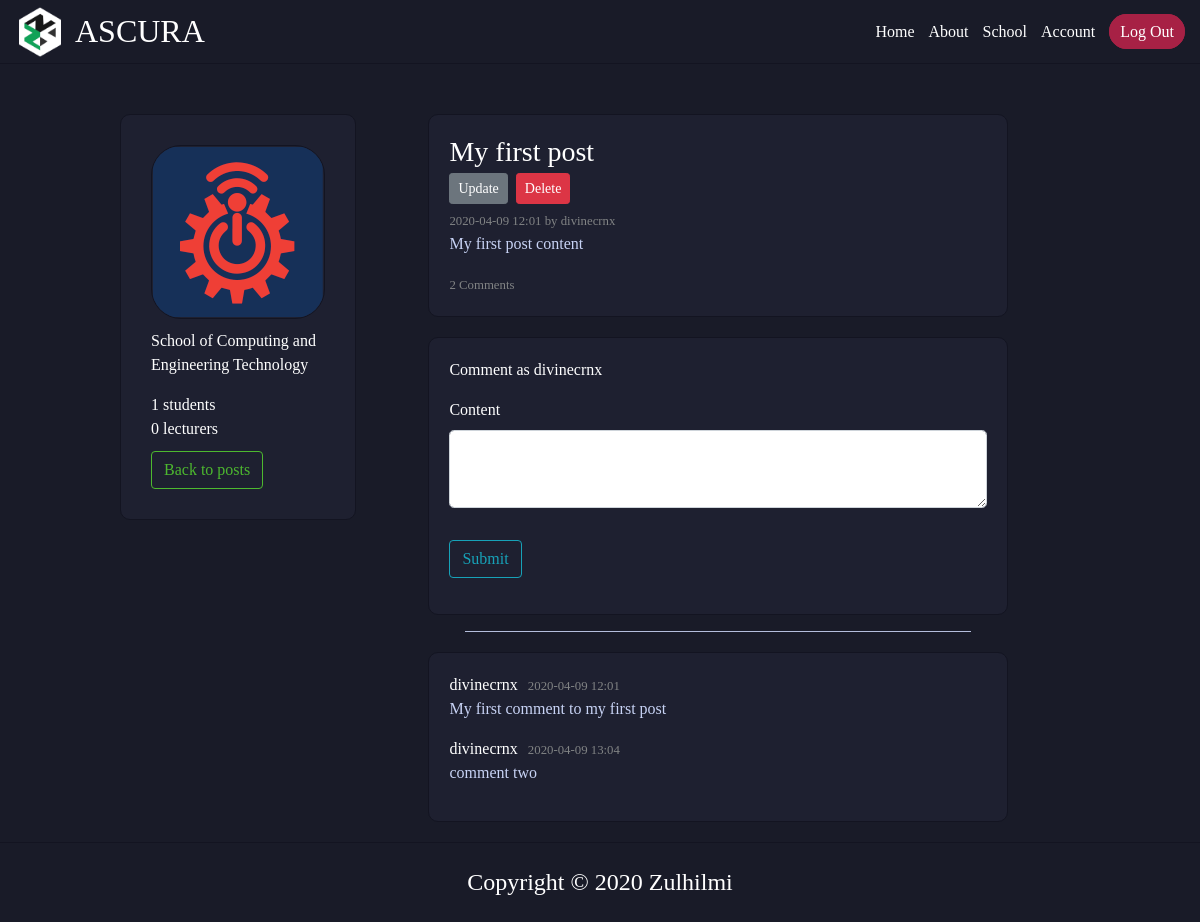
Page /scet/post/1 (signed in) on the committed database.
### ascura/models.py (models this page shows, shortened)
class School(db.Model):
    id = db.Column(db.Integer, primary_key=True)
    school_name = db.Column(db.String(5), nullable=False, unique=True)
    school_name_full = db.Column(db.String(100), nullable=False, unique=True)
    student_school = db.relationship("User", backref='school', lazy=True)
    post_school = db.relationship("Post", backref='school', lazy=True)
    comment_school = db.relationship("Comment", backref='school', lazy=True)

class Post(db.Model):
    id = db.Column(db.Integer, primary_key=True)
    title = db.Column(db.String(100), nullable=False)
    date_posted = db.Column(db.DateTime, nullable=False, default=get_time)
    content = db.Column(db.Text, nullable=False)
    user_id = db.Column(db.Integer, db.ForeignKey('user.id'), nullable=False)
    school_id = db.Column(db.Integer, db.ForeignKey('school.id'), nullable=False)
    comments = db.relationship('Comment', backref='post', lazy=True)

class User(db.Model, UserMixin):
    id = db.Column(db.Integer, primary_key=True)
    first_name = db.Column(db.String(30), nullable=False)
    last_name = db.Column(db.String(30), nullable=False)
    username = db.Column(db.String(14), unique=True, nullable=False)
    email = db.Column(db.String(120), unique=True, nullable=False)
    password = db.Column(db.String(60), nullable=False)
    image_file = db.Column(db.String(20), nullable=False, default='default.jpg')
    short_desc = db.Column(db.String(70), nullable=False, default="Hi there, I'm new to Ascura.")
    long_desc = db.Column(db.Text, nullable=False, default="No information given")
    interests = db.Column(db.String(100), nullable=False, default="This user has not specified any interests.")
    school_id = db.Column(db.Integer, db.ForeignKey('school.id'), nullable=False)
    course_id = db.Column(db.Integer, db.ForeignKey('course.id'), nullable=True) # Faculty members don't need this
    semester = db.Column(db.String(2), nullable=True) # Faculty members don't need this
    role_id = db.Column(db.Integer, db.ForeignKey('role.id'), nullable=False, default=1) # Default student role
    u_type = db.Column(db.Integer, db.ForeignKey('usertype.id'), nullable=False, default=3) # Default user type normal
    posts = db.relationship('Post', backref='author', lazy=True)
    comments = db.relationship('Comment', backref='author', lazy=True)

class Comment(db.Model):
    id = db.Column(db.Integer, primary_key=True)
    date_posted = db.Column(db.DateTime, nullable=False, default=get_time)
    content = db.Column(db.Text, nullable=False)
    user_id = db.Column(db.Integer, db.ForeignKey('user.id'), nullable=False)
    post_id = db.Column(db.Integer, db.ForeignKey('post.id'), nullable=False)
    school_id = db.Column(db.Integer, db.ForeignKey('school.id'), nullable=False)

### ascura/routes.py (the view)
@app.route("/<string:school>/post/<int:post_id>", methods=['GET', 'POST'])
def post(school, post_id):
    school_img = url_for('static', filename='images/' + school + 'logo.png')
    form = CommentForm()
    post = Post.query.get_or_404(post_id)
    comments = Comment.query.filter(Comment.post_id==post.id).all()
    school_id = get_school_id(school)
    school_n = School.query.filter(School.id==school_id).first()
    students = User.query.filter(User.school_id==school_id, or_(User.role_id==1, User.role_id==2, User.role_id==3)).all()
    lecturers = User.query.filter(User.school_id==school_id, or_(User.role_id==4, User.role_id==5, User.role_id==6)).all()
    if form.validate_on_submit():
        comment = Comment(content=form.content.data, author=current_user, post_id=post.id, school_id=school_id)
        db.session.add(comment)
        db.session.commit()
        flash('Your comment has been posted!', 'success')
        return redirect(url_for('post', school=post.school.school_name.lower(), post_id=post.id))
    return render_template('post.html', \
        student_num=len(students),\
        lecturer_num=len(lecturers),\
        title=post.title, post=post, school_img=school_img, form=form, comments=comments, school_n=school_n)

### ascura/forms.py
class CommentForm(FlaskForm):
    content = TextAreaField('Content', validators=[DataRequired()])
    submit = SubmitField('Submit')

### ascura/models.py (called while the page is built)
@login_manager.user_loader
def load_user(user_id):
    return User.query.get(user_id)

### ascura/routes.py (called while the page is built)
def get_school_id(school):
    if school == 'scet':
        school_id = 1
    elif school == 'smart':
        school_id = 2
    elif school == 'sbm':
        school_id = 3
    elif school == 'shtm':
        school_id = 4
    elif school == 'saat':
        school_id = 5
    elif school == 'sss':
        school_id = 6
    return school_id

### ascura/templates/post.html (shortened to what this page needs)
{% extends 'layout.html' %}
{% block body %}
    <div id="main-container">
        <div id="school-wall">
            <div id="school-content">
                <img id="school-pp" src="{{ school_img }}" alt="">
                <p id="school-title">{{ school_n.school_name_full }}</p>
                <div class="school-member-count">
                    <a class="school-m-count" href="{{ students_list_link }}">{{ student_num }}<span> students</span></a>
                </div>
                <div class="school-member-count">
                    <a class="school-m-count" href="#">{{ lecturer_num }}<span> lecturers</span></a>
                </div>
                <div id="school-p-button">
                    <a href="{{ url_for('school_page', school=post.school.school_name|lower) }}" class="btn btn-outline-info btn-info-asc">Back to posts</a>
                </div>
            </div>
            <div id="school-info">
                <div class="s-post">
                    <h3 class="s-post-title">{{ post.title }}</h3>
                    {% if post.author == current_user %}
                        <div>
                            <a class="btn btn-secondary btn-sm mt-1 mb-1" href="{{ url_for('update_post', school=post.school.school_name|lower, post_id=post.id) }}">Update</a>
                            <button type="button" class="btn btn-danger btn-sm m-1" data-toggle="modal" data-target="#deleteModal">Delete</button>
                        </div>
                    {% endif %}
                    <small class="s-post-stat">{{ post.date_posted.strftime('%Y-%m-%d %H:%M') }} by {{ post.author.username }}</small>
                    <p class="s-post-c">{{ post.content }}</p>
                    {% set comments_count = [] %}
                    {% if comments_count|length == 1 %}
                        <small class="s-post-stat">{{ comments_count|length }} Comment</small>
                    {% elif comments_count|length == 0 %}
                        <small class="s-post-stat">No Comments</small>
                    {% else %}
                        <small class="s-post-stat">{{ comments_count|length }} Comments</small>
                    {% endif %}
                </div>
                <div class="s-comment">
                    <form method="POST" action="">
                        <fieldset class="form-group">
                            <p class="p-comment">Comment as {{ current_user.username }}</p>
                            <div class="form-group">
                                {{ form.content.label(class="p-comment-l") }}
                                {% if form.content.errors %}
                                    {{ form.content(class="form-control form-control-lg is-invalid") }}
                                    <div class="invalid-feedback">
                                        {% for error in form.content.errors %}
                                            <span>{{ error }}</span>
                                        {% endfor %}
                                    </div>
                                {% else %}
                                    {{ form.content(class="form-control form-control-lg") }}
                                {% endif %}
                            </div>
                        </fieldset>
                        <div class="form-group">
                            {{ form.submit(class="btn btn-outline-info") }}
                        </div>
                    </form>
                </div>
                <hr>
                <div id="comments-section">
                    {% for comment in comments %}
                        <div class="comment">
                            <a href="#" class="comment-author-info">{{ comment.author.username }}</a><small class="s-post-stat">{{ comment.date_posted.strftime('%Y-%m-%d %H:%M') }}</small class="s-post-stat">
                            <p class="s-post-c">{{ comment.content }}</p>
                        </div>
                    {% endfor %}
                </div>
            </div>
        </div>
    </div>
{% endblock %}

### ascura/templates/layout.html (shortened to what this page needs)
<!DOCTYPE html>
<html lang="en">
<head>
    <link rel="stylesheet" href="https://stackpath.bootstrapcdn.com/bootstrap/4.4.1/css/bootstrap.min.css">
    <link rel="stylesheet" href="{{ url_for('static', filename='css/main.css') }}">
    <link rel="stylesheet" href="{{ url_for('static', filename='css/form.css') }}">
    <link rel="stylesheet" href="{{ url_for('static', filename='css/profile.css') }}">
</head>
<body>
    {% include './includes/_navbar.html' %}
    {% block body %}
    {% endblock %}
    {% include './includes/_footer.html' %}
</body>
</html>

### ascura/templates/includes/_navbar.html
<div id="header">
    <div id="left-h-content">
        <img src="{{ url_for('static', filename='images/Ascura Icon.png') }}" alt="">
        <div id="logo">
            <a href="{{ url_for('home') }}"><h1>ASCURA</h1></a>
        </div>
    </div>
    <div id="right-h-content">
        <div id="main-nav-links">
            <div>
                <a href="{{ url_for('home') }}">Home</a>
            </div>
            <div>
                <a href="{{ url_for('about') }}">About</a>
            </div>
            {% if current_user.is_authenticated %}
            <div>
                <a href="{{ url_for('school_page', school=current_user.school.school_name|lower) }}">School</a>
            </div>
            <div>
                <a href="{{ url_for('account') }}">Account</a>
            </div>
            {% endif %}
        </div>
        <div id="login-register">
            {% if current_user.is_authenticated %}
                <a id="logre-link" href="{{ url_for('logout') }}">Log Out</a>
            {% else %}
                <a id="logre-link" href="{{ url_for('login') }}">Sign In</a>
            {% endif %}
        </div>
    </div>
</div>

### ascura/templates/includes/_footer.html
<div id="footer">
    <h4>Copyright © 2020 Zulhilmi</h4>
</div>

### ascura/static/css/main.css (style rules this page uses)
.h1, h1 { font-size: revert; }
.h1, .h2, .h3, .h4, .h5, .h6, h1, h2, h3, h4, h5, h6 { margin-bottom: initial; }
a { text-decoration: none; color: #fff; }
body { background-color: #191b28; font-family: Proxima-Bold; }
#header { padding: 10px 15px; background-color: #191b28; display: flex; overflow: hidden; justify-content: space-between; height: 8vh; border-bottom: 1px solid rgb(19, 20, 33); }
#main-container { margin-bottom: 20px; }
#logre-link { font-family: Proxima-Bold; margin: 0; color: #fff; border-color: #a72145; border-width: 1px; border-style: solid; border-radius: 20px; width: fit-content; padding: 8px 10px; background-color: #a72145; }
#left-h-content { display: flex; justify-content: space-between; width: max-content; align-items: center; }
#left-h-content > img { height: 50px; }
#left-h-content > div { margin-left: 10px; }
#right-h-content { width: max-content; display: flex; justify-content: space-between; align-items: center; }
#main-nav-links { display: flex; align-items: center; justify-content: space-between; }
#main-nav-links > div { margin-right: 14px; }
#footer { width: 100%; background-color: #191b28; height: 10vh; text-align: center; align-items: center; display: flex; justify-content: center; border-top: 1px solid rgb(19, 20, 33); }
#footer > h4 { color: #fff; }
#school-wall { display: flex; justify-content: space-between; margin-top: 50px; width: 80%; margin-left: auto; margin-right: auto; }
#school-content { width: 290px; background-color: rgb(30, 32, 48); border: 1px solid rgb(19, 20, 33); padding: 30px; border-radius: 10px; height: max-content; }
#school-pp { border: 1px solid rgb(19, 20, 33); border-radius: 30px; }
#school-title { color: #fff; margin-top: 10px; }
.school-member-count { color: initial; }
#school-p-button { margin-top: 10px; }
#school-info { width: 100%; }
#school-info > hr { background-color: rgb(200, 211, 245); width: 70%; }
.s-post { width: 80%; margin-left: auto; margin-right: auto; background-color: rgb(30, 32, 48); border: 1px solid rgb(19, 20, 33); border-radius: 10px; padding: 20px; margin-bottom: 20px; }
.s-post-title { color: #fff; }
.s-post-stat { color: #818384; font-family: Proxima-Regular; }
.s-post-c { color: rgb(200, 211, 245); font-family: Proxima-Regular; }
.s-comment { width: 80%; margin-left: auto; margin-right: auto; background-color: rgb(30, 32, 48); border: 1px solid rgb(19, 20, 33); border-radius: 10px; padding: 20px; margin-top: 20px; }
.p-comment { color: #fff; }
.p-comment-l { color: #fff; }
#comments-section { width: 80%; margin-left: auto; margin-right: auto; background-color: rgb(30, 32, 48); border: 1px solid rgb(19, 20, 33); border-radius: 10px; padding: 20px; margin-top: 20px; }
.comment { margin-bottom: 10px; }
.comment-author-info { color: #fff; margin-right: 10px; }

### ascura/static/css/form.css (style rules this page uses)
.btn-info-asc { color: #4db82f; border-color: #4db82f; }

### ascura/templates/post.html (style rules this page uses)
#school-wall { display: flex; justify-content: center; }

### rows in the picture
School: school_name_full "School of Computing and Engineering Technology"
Post: title "My first post", date_posted "2020-04-09 12:01", content "My first post content"
User: author.username "divinecrnx", username "divinecrnx"
Comment: author.username "divinecrnx", date_posted "2020-04-09 12:01", content "My first comment to my first post"
Comment: author.username "divinecrnx", date_posted "2020-04-09 13:04", content "comment two"

### other values in the picture
{{ student_num }} "1"
{{ lecturer_num }} "0"
{{ comments_count|length }} "2"
